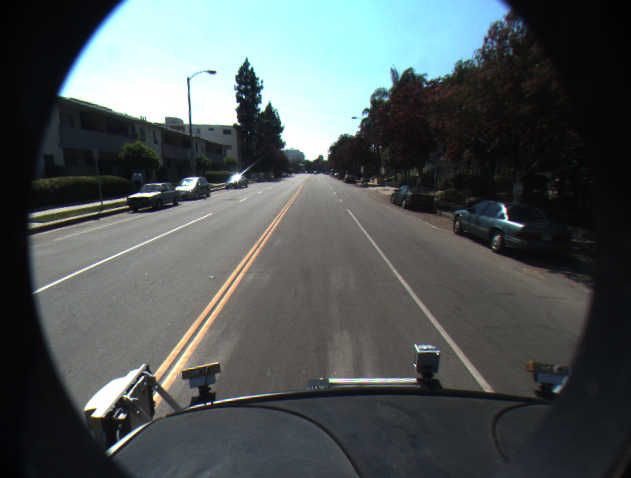
%> input picture Input/lane1.png, 631 x 478 px
$ octave lane_detect.m   (GNU Octave 9; MATLAB toolbox functions it lacks are replaced by stand-ins)
%> lines starting %> are read from the running program, lines starting %| are printed output that depends on the picture; in (x1, y1, x2, y2) boxes, pixels count from 0 and x2, y2 are one past the last pixel; in counts of white or black regions, pixels touching at a corner belong together; the program's own positions count from 1
### Codes/sobel_filter.m

function[I3]=sobel_filter(img)


kernel=[1,0,-1;2,0,-2;1,0,-1]; %horizontal sobel
%norm_kernel=kernel/(sum(sum(kernel)));inf

[w,h]=size(img);
I3=zeros(w,h);

 for i =2:1:w-1;

       for j=2:1:h-1;
        piece=img(i-1:i+1,j-1:j+1);
        I3(i,j)=sum(sum(piece.*kernel));
       end

     end


end

### Codes/neigbourhood_AND.m

function[And_img]=neigbourhood_AND(G,S)
k=ones(5,5);
[wk hk]=size(k);
w =floor(wk/2);
[wc,hc]=size(G);

img_1=zeros(wc,hc);
img_2=zeros(wc,hc);

Img_1=zeros(wc,hc);
Img_2=zeros(wc,hc);
for i=4:1:wc-wk
    for j=4:1:hc-hk

        img_1=G(i-w:i+w,j-w:j+w);
        img_2=S(i-w:i+w,j-w:j+w);

        Img_1(i,j)= sum(sum(img_1.*k));
        Img_2(i,j)=sum(sum(img_2.*k));

        if Img_1(i,j).*Img_2(i,j)==0

            And_img(i,j)=0;
        else
            And_img(i,j)=1;
        end


    end
end
end

### LaneDetection/lane_detect.m

clear all;close;clc;

img=imread('lane1.png');
%> img is the input picture: size 478x631x3 uint8; mean R, G, B 80.1, 87.5, 88.1
figure;imshow(img);title('Original Image');hold on ;

%Converting grayscale
img2 = img(:,:,1)*0.299+img(:,:,2)*0.587+img(:,:,3)*0.114; % Red channel %Gray channel ,%Blue channel
norm_img=rescale(img2); %squize image 0-1
figure;imshow(norm_img);title('Grayscale Image');hold on ;
% % ROI
rectangle('Position',[150 103 350 350],...
 'LineWidth',2,'EdgeColor','red')


%Convert grayscale image itself to binary
[w1,h1]=size(norm_img)
%> w1 = 478; h1 = 631
I_zeros= zeros(w1,h1);
I_binary=binarization(norm_img,I_zeros);
%> after the loop in binarization, `for i =1:1:w1;`:
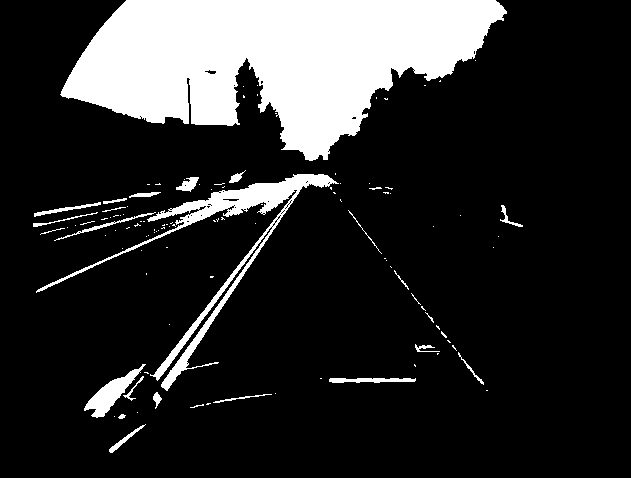
%> I3: size 478x631 double; values 0 (black) and 1 (white), 17.4% white; 112 white regions (87 under 20 px), largest, box (x1, y1, x2, y2) and area: (60, 0, 507, 161) 43023, (36, 174, 339, 391) 5782, (84, 364, 146, 418) 1009
imshow(I_binary);title('Binary Grayscale Image');hold on ;
hold on;
%binary ROI
rectangle('Position',[150 103 350 350],...
'LineWidth',2,'EdgeColor','red')
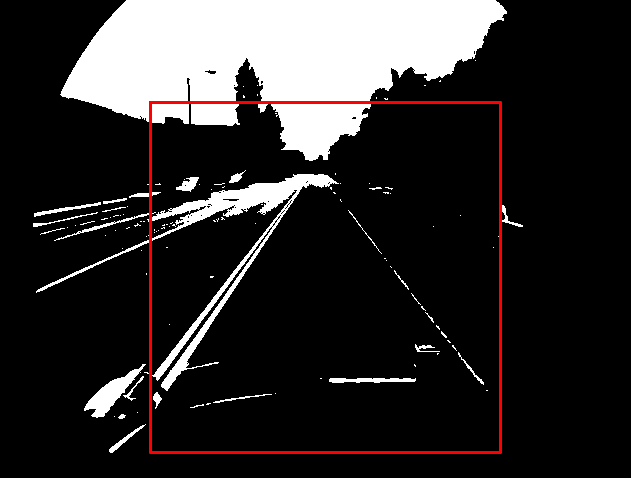
%> figure redrawn from the program's plot data; its title reads 'Binary Grayscale Image'

% %Cropping ROI
 %binaryG_crop = imcrop(I_binary,[150 103 350 350]);
% figure;imshow(binaryG_crop);title('Cropped Binary Grayscale');hold on ;

% Applying Sobel Filter
I_sobel=sobel_filter(norm_img);
%> after the loop in sobel_filter, `for i =2:1:w-1;`:
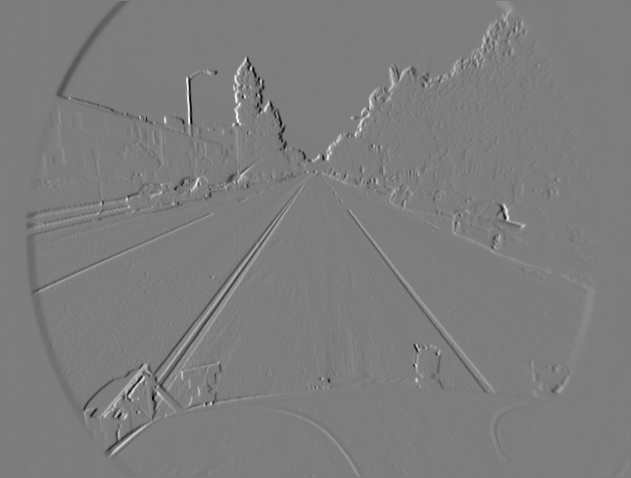
%> I3: size 478x631 double; min -3.08, max 3.16, mean -0.000305; drawn with min black and max white
figure;imshow(I_sobel);title('Sobel Filter Image');hold on ;

%rectangle('Position',[200,173,300,300],...
rectangle('Position',[150 103 350 350],...
'LineWidth',2,'EdgeColor','red')
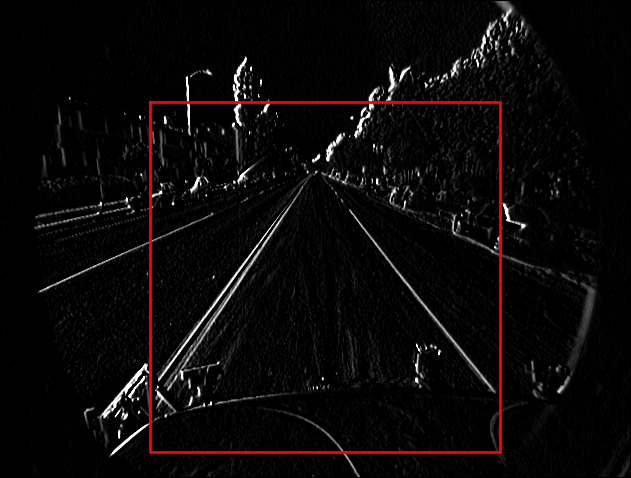
%> figure redrawn from the program's plot data; its title reads 'Sobel Filter Image'

% Convert sobel filter applied image to binary image
 I_bins=binarization(I_sobel,I_zeros);
%> after the loop in binarization (call 2), `for i =1:1:w1;`: I3: size 478x631 double; values 0 (black) and 1 (white), 1.2% white in thin lines or dots, all inside (x1, y1, x2, y2) = (40, 8, 563, 468)
 figure;imshow(I_bins);title('Binary Sobel Image');hold on ;

rectangle('Position',[150 103 350 350],...
'LineWidth',2,'EdgeColor','red')
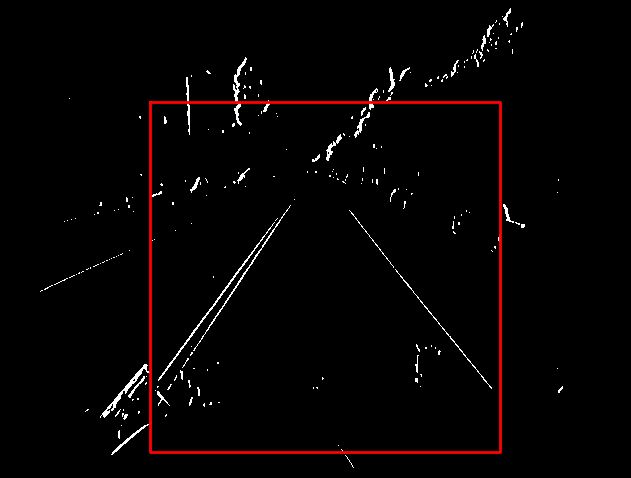
%> figure redrawn from the program's plot data; its title reads 'Binary Sobel Image'


% %Cropping Roý
%binaryS_crop = imcrop(I_binary,[150 103 350 350]);
% figure;imshow(binaryS_crop);title('Cropped Binary Sobel Image');hold on ;

%Applying neighbourhood and operation for strengts common features
and_op_img=neigbourhood_AND(I_binary ,I_bins);
%> after the loop in neigbourhood_AND, `for i=4:1:wc-wk`: And_img: size 473x626 double; values 0 (black) and 1 (white), 3.8% white; 75 white regions (10 under 20 px), largest, box (x1, y1, x2, y2) and area: (156, 203, 293, 392) 2801, (98, 362, 152, 420) 844, (324, 86, 380, 162) 764
%> after the loop in neigbourhood_AND, `for i=4:1:wc-wk`:
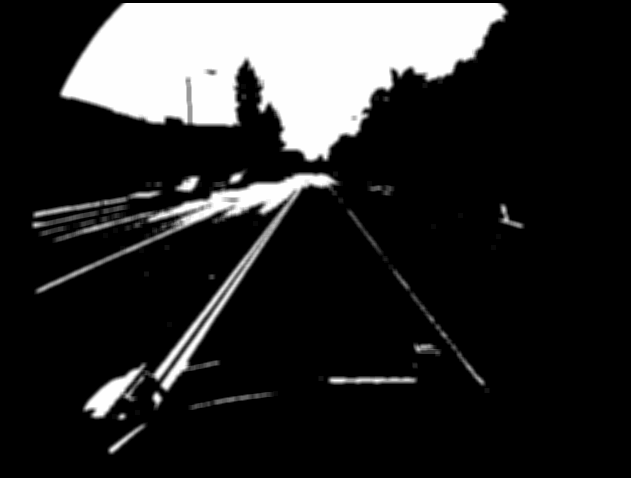
%> Img_1: size 478x631 double; min 0, max 25, mean 4.2; drawn with min black and max white
%res2=sum(sum(and_op_img))
figure;imshow(and_op_img);title('AND Operated Image');hold on ;
rectangle('Position',[150 103 350 350],...
'LineWidth',2,'EdgeColor','red')
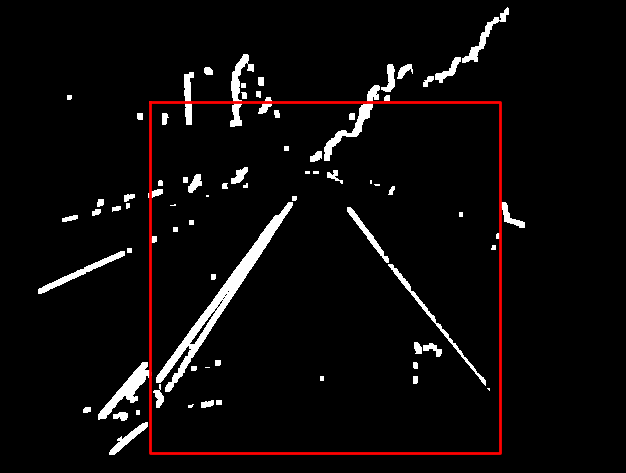
%> figure redrawn from the program's plot data; its title reads 'AND Operated Image'


%imwrite(and_op_img, 'And_3.jpg');

%Aplying bir eye viev


function [I3]=binarization(img,I)
[w1,h1]=size(img);
for i =1:1:w1;
    for j=1:1:h1;
        if img(i,j)>0.6
            I3(i,j)=1;  %binarization funcion
        else
            I3(i,j)=0;
        end
    end
end
end
